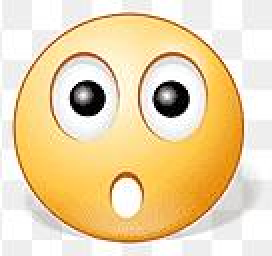
#> input picture icon128.png, 136 x 128 px (shown 2 times larger)
$ python resize_image_wrapper.py
#> lines starting #> are read from the running program, lines starting #| are printed output that depends on the picture
from PIL import Image

def resize_image(input_path, output_path_48, output_path_16):
    # Open the original image
#> called with input_path = 'icon128.png', output_path_48 = 'icon48.png', output_path_16 = 'icon16.png'
    with Image.open(input_path) as img:
        # Resize to 48x48 using LANCZOS filter for high-quality downsampling
#> img is the input picture: PIL image 136x128 RGB; mean R, G, B 236.2, 214.3, 171.4
        img_48 = img.resize((48, 48), Image.LANCZOS)
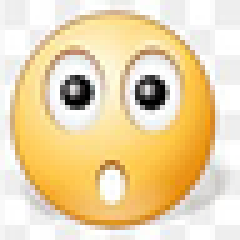
#> img_48: PIL image 48x48 RGB (shown 5 times larger); mean R, G, B 235.8, 214.2, 171.2
        img_48.save(output_path_48, format='PNG')

        # Resize to 16x16 using LANCZOS filter
        img_16 = img.resize((16, 16), Image.LANCZOS)
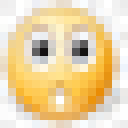
#> img_16: PIL image 16x16 RGB (shown 8 times larger); mean R, G, B 235.8, 214, 170.9
        img_16.save(output_path_16, format='PNG')

if __name__ == "__main__":
    # Paths to the input and output files
    input_image_path = "icon128.png"        # Change this to your 128x128 image path
    output_image_path_48 = "icon48.png"
    output_image_path_16 = "icon16.png"

    # Resize and save images
    resize_image(input_image_path, output_image_path_48, output_image_path_16)

    print("Images resized and saved successfully!")
